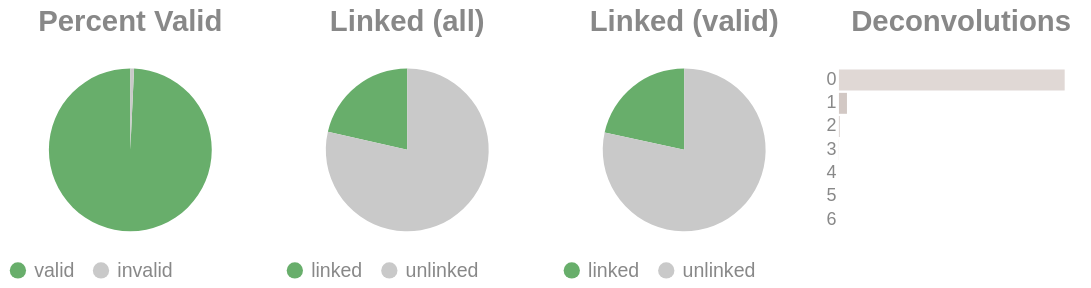

This figure's notebook cell:
### Code cell
if SKIPLR:
    pass
else:
    clash = Counter()
    for i in valids['molecule'].to_list():
        _mol = i.split("-")
        if len(_mol) == 1:
            clash.update('0')
        else:
            clash.update(_mol[-1])

    _d = {"deconvolutions": [], 'count': []}
    for k,v in clash.items():
        _d['deconvolutions'].append(k)
        _d['count'].append(v)

    tot_valid = valids['reads'].sum()
    mask = valids['reads'] >= 2
    n_linked_reads = valids.filter(mask)['reads'].sum()
    if n_linked_reads == 0:
        print_html("No linked molecules (>=2 reads) were detected; skipping linked-only distributions.")
        SKIPLR = True
    else:
        perc_valid = round(tot_valid / n_reads, 4)
        linked_perc_abs = round(n_linked_reads / n_reads, 4)
        linked_perc = round(n_linked_reads / tot_valid, 4)

    _valid = pl.DataFrame({"valids": ['valid', 'invalid'], "count": [tot_valid, n_reads - tot_valid]})
    _linked_abs = pl.DataFrame({"linked (absolute)": ['linked', 'unlinked'], "count": [n_linked_reads, n_reads - n_linked_reads]})
    _linked_rel = pl.DataFrame({"linked (valids)": ['linked', 'unlinked'], "count": [n_linked_reads, tot_valid - n_linked_reads]})

    (
        alt.hconcat(
            piechart(_valid, goodval = 'valid', title = "Percent Valid"),
            piechart(_linked_abs, goodval = "linked", title =  "Linked (all)"),
            piechart(_linked_rel, goodval = "linked", title =  "Linked (valid)"),
            convolutionbar(pl.DataFrame(_d), title = "Deconvolutions"),
            center = True,
            bounds = 'flush'
        )
        .resolve_scale(color='independent')
        .resolve_legend('independent')
        .properties(usermeta={'embedOptions': {"actions": False}})
    ).display()

### Figure 1 — Vega-Lite specification as saved in the notebook (floating-point values rounded to 4 significant figures)
{"width": "container", "height": 400, "config": {"title": {"anchor": "start", "dy": -15, "fontSize": 18, "color": "#888888", "subtitleColor": "#888888", "subtitleFontSize": 14}, "arc": {"fill": "#0072B2"}, "axis": {"domainColor": "#888888", "domainWidth": 0.5, "gridWidth": 0.2, "grid": false, "titleFontWeight": 400, "titleFontSize": 15, "labelFontSize": 11, "labelColor": "#888888", "tickColor": "#888888", "tickWidth": 0.2, "titleColor": "#888888"}, "axisBand": {"grid": false}, "axisX": {"grid": true, "tickSize": 10, "domainCap": "round"}, "axisY": {"domain": false, "grid": true, "tickSize": 0, "domainCap": "round"}, "background": "transparent", "header": {"labelFontSize": 15, "labelColor": "#888888", "titleFontSize": 15, "titleFontWeight": 600, "titleColor": "#888888"}, "legend": {"labelFont": "sans-serif", "labelFontSize": 12, "labelColor": "#888888", "symbolSize": 100, "symbolType": "circle", "titleFontSize": 12, "titlePadding": 10, "titleColor": "#888888", "title": null}, "range": {"category": ["#E69F00", "#56B4E9", "#009E73", "#F0E442", "#0072B2", "#D55E00", "#CC79A7", "#000000"], "diverging": ["#cfe8f3", "#a2d4ec", "#73bfe2", "#46abdb", "#1696d2", "#12719e"]}, "area": {"fill": "#0072B2", "fillOpacity": 0.7, "line": true, "strokeOpacity": 0.7}, "line": {"color": "#0072B2", "stroke": "#0072B2", "strokeWidth": 2}, "trail": {"color": "#0072B2", "stroke": "#0072B2", "strokeWidth": 0, "size": 1}, "point": {"filled": true, "fillOpacity": 1.0, "size": 95}, "text": {"color": "#888888", "fontSize": 11, "align": "right", "fontWeight": 400, "size": 11}, "bar": {"fill": "#0072B2", "stroke": null}, "view": {"stroke": null, "continuousWidth": 660, "continuousHeight": 400}}, "hconcat": [{"data": {"name": "data-862aeeb3b68ac4726553546e59e633cc"}, "mark": {"type": "arc"}, "encoding": {"color": {"field": "valids", "legend": {"orient": "bottom", "title": null}, "scale": {"domain": ["valid", "invalid"], "range": ["#68ae6b", "#C9C9C9"]}, "title": "Valids", "type": "nominal"}, "theta": {"field": "count", "type": "quantitative"}, "tooltip": [{"field": "valids", "title": "Valids", "type": "ordinal"}, {"field": "percent", "format": ".2%", "title": "Percent", "type": "quantitative"}, {"field": "count", "title": "Count", "type": "quantitative"}]}, "height": 100, "title": {"text": "Percent Valid", "align": "center", "anchor": "middle"}, "transform": [{"calculate": "datum.count / 4454198", "as": "percent"}], "width": 150}, {"data": {"name": "data-8b9153f59f01653441d9903a4210f427"}, "mark": {"type": "arc"}, "encoding": {"color": {"field": "linked (absolute)", "legend": {"orient": "bottom", "title": null}, "scale": {"domain": ["linked", "unlinked"], "range": ["#68ae6b", "#C9C9C9"]}, "title": "Linked (Absolute)", "type": "nominal"}, "theta": {"field": "count", "type": "quantitative"}, "tooltip": [{"field": "linked (absolute)", "title": "Linked (Absolute)", "type": "ordinal"}, {"field": "percent", "format": ".2%", "title": "Percent", "type": "quantitative"}, {"field": "count", "title": "Count", "type": "quantitative"}]}, "height": 100, "title": {"text": "Linked (all)", "align": "center", "anchor": "middle"}, "transform": [{"calculate": "datum.count / 4454198", "as": "percent"}], "width": 150}, {"data": {"name": "data-606a31c13d0626078aaa02b45200b8a6"}, "mark": {"type": "arc"}, "encoding": {"color": {"field": "linked (valids)", "legend": {"orient": "bottom", "title": null}, "scale": {"domain": ["linked", "unlinked"], "range": ["#68ae6b", "#C9C9C9"]}, "title": "Linked (Valids)", "type": "nominal"}, "theta": {"field": "count", "type": "quantitative"}, "tooltip": [{"field": "linked (valids)", "title": "Linked (Valids)", "type": "ordinal"}, {"field": "percent", "format": ".2%", "title": "Percent", "type": "quantitative"}, {"field": "count", "title": "Count", "type": "quantitative"}]}, "height": 100, "title": {"text": "Linked (valid)", "align": "center", "anchor": "middle"}, "transform": [{"calculate": "datum.count / 4421448", "as": "percent"}], "width": 150}, {"data": {"name": "data-ee2d8320b95d6a545f0b79275dc6a545"}, "mark": {"type": "bar"}, "encoding": {"color": {"field": "deconvolutions", "legend": null, "scale": {"scheme": "lightgreyred"}, "type": "nominal"}, "tooltip": [{"field": "deconvolutions", "title": "Deconvolutions", "type": "ordinal"}, {"field": "percent", "format": ".2%", "title": "Percent", "type": "quantitative"}, {"field": "count", "title": "Count", "type": "quantitative"}], "x": {"axis": null, "field": "count", "type": "quantitative"}, "y": {"field": "deconvolutions", "sort": "ascending", "title": null, "type": "nominal"}}, "height": 100, "title": {"text": "Deconvolutions", "align": "center", "anchor": "middle"}, "transform": [{"calculate": "datum.count / 3837961", "as": "percent"}], "width": 150}], "bounds": "flush", "center": true, "resolve": {"legend": {"angle": "independent"}, "scale": {"color": "independent"}}, "usermeta": {"embedOptions": {"actions": false}}, "$schema": "https://vega.github.io/schema/vega-lite/v6.1.0.json", "datasets": {"data-862aeeb3b68ac4726553546e59e633cc": [{"valids": "valid", "count": 4421448}, {"valids": "invalid", "count": 32750}], "data-8b9153f59f01653441d9903a4210f427": [{"linked (absolute)": "linked", "count": 953700}, {"linked (absolute)": "unlinked", "count": 3500498}], "data-606a31c13d0626078aaa02b45200b8a6": [{"linked (valids)": "linked", "count": 953700}, {"linked (valids)": "unlinked", "count": 3467748}], "data-ee2d8320b95d6a545f0b79275dc6a545": [{"deconvolutions": "0", "count": 3695558}, {"deconvolutions": "1", "count": 131434}, {"deconvolutions": "2", "count": 9693}, {"deconvolutions": "3", "count": 1088}, {"deconvolutions": "4", "count": 156}, {"deconvolutions": "5", "count": 28}, {"deconvolutions": "6", "count": 4}]}}
